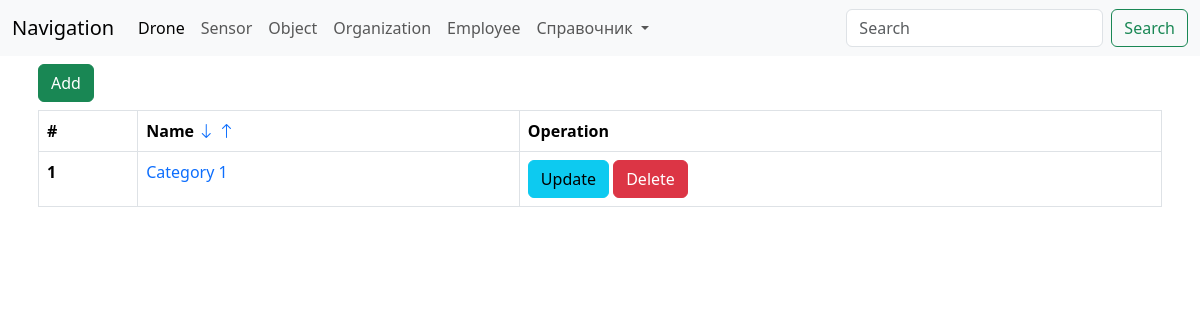
/spravichnik/category/, run on an earlier commit of the app's database.
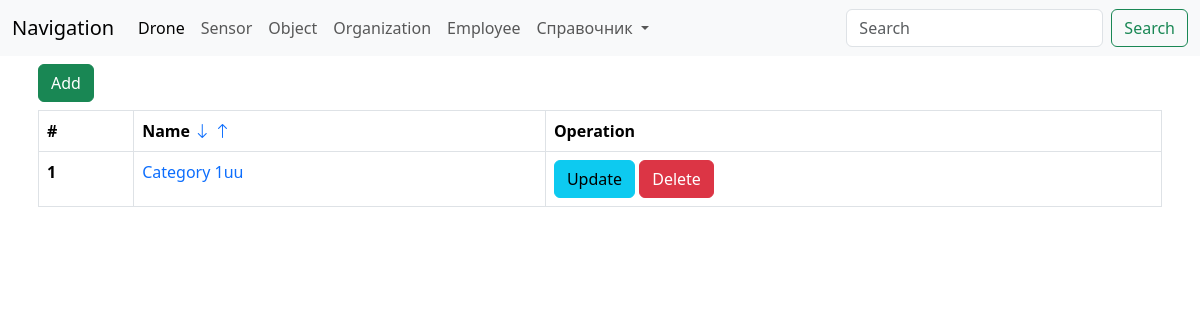
And on a later commit of the database.
### spravchnik/models.py (models this page shows, shortened)
class Category(models.Model):
    name = models.CharField(max_length=155)
    class Meta:
        verbose_name_plural = "Categories"
        verbose_name = "Category"

### spravchnik/views/view_class/category.py (the view)
# urls.py: path('category/', ListCategory.as_view(), name='category'),
class ListCategory(ListView):
    model = Category
    template_name = 'spravchnik/category/list.html'
    context_object_name = 'categories'
    def get_queryset(self):
        order = self.request.GET.get('order')
        if order is not None:
            if order == 'asc':
                return sorted(Category.objects.all(), key=lambda x: x.name)
            else:
                return sorted(Category.objects.all(), key=lambda x: x.name, reverse=True)
        return Category.objects.all()
    def get_context_data(self, **kwargs):
        context = super(ListCategory, self).get_context_data(**kwargs)
        search = self.request.GET.get('search')
        if search is not None:
            category_filter = Category.objects.filter(name__startswith=search)
            context['category_filter'] = category_filter
        return context

### templates/spravchnik/category/list.html (shortened to what this page needs)
{% extends 'base.html' %}
{% block content %}
    <div class="container p-2">
        <a href="{% url "create_category" %}" class="btn btn-success mb-2">Add</a>
        <table class="table table-bordered">
            <thead>
            <tr>
                <th scope="col">#</th>
                <th scope="col">
                    Name
                    <a href="{% url 'category' %}?order=desc"><i class="bi bi-arrow-down"></i></a>
                    <a href="{% url 'category' %}?order=asc"><i class="bi bi-arrow-up"></i></a>
                </th>
                <th scope="col">Operation</th>
            </tr>
            </thead>
            <tbody>
            {% if category_filter %}
                {% for category in category_filter %}
                    <tr>
                        <th scope="row">{{ forloop.counter }}</th>
                        <td>{{ category.name }}</td>
                        <td>
                            <a href="{% url 'update_category' category.id %}" class="btn btn-info">Update</a>
                            <a href="{% url "delete_category" category.id %}" class="btn btn-danger">Delete</a>
                        </td>
                    </tr>
                {% endfor %}
            {% else %}
                {% for category in categories %}
                    <tr>
                        <th scope="row">{{ forloop.counter }}</th>
                        <td><a href="{% url 'detail_category' category.id %}">{{ category.name }}</a></td>
                        <td>
                            <a href="{% url 'update_category' category.id %}" class="btn btn-info">Update</a>
                            <a href="{% url "delete_category" category.id %}" class="btn btn-danger">Delete</a>
                        </td>
                    </tr>
                {% endfor %}
            {% endif %}
            </tbody>
        </table>
    </div>
{% endblock %}

What changed in the data, as far as the page shows it:
changed Category: name "Category 1" → "Category 1uu"
